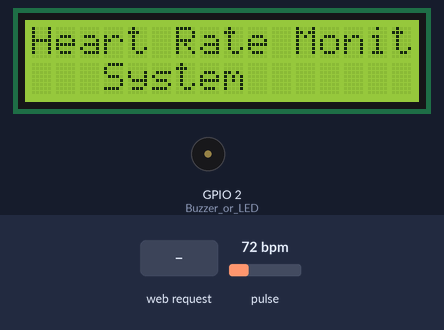
Simulated run of this sketch. Board: ESP32. Shown: 16×2 character LCD, buzzer (waves = sounding, pin HIGH). Inputs (shaded band) come from the test bench; at power-on: pulse 72 bpm. WiFi joins after 1.5 s; servers stay silent unless stated; what the sketch prints to the serial monitor is not drawn.

Above: at 1.1 s.
At 5.7 s:
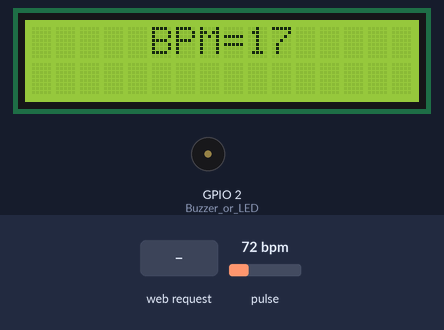
5.8 s: pulse set to 80 bpm
At 6.6 s:
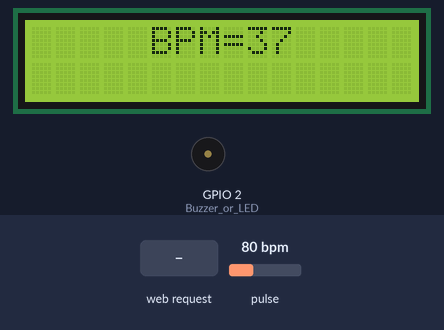
8.4 s: pulse set to 84 bpm
At 10.5 s:
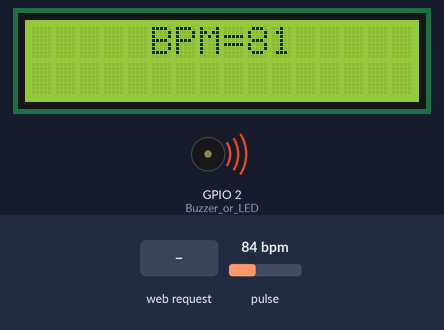
11.4 s: pulse set to 70 bpm
At 12.8 s:
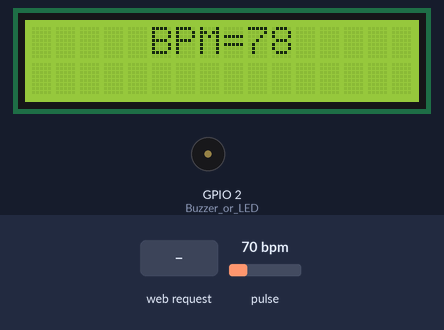
14.4 s: HTTP request GET /High received
Timing chart, 0 to 17.4 s (numbered marks = the images above; inputs shaded):
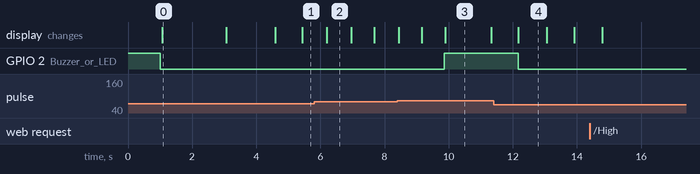

Measured:
- the behaviour switches between 81 and 82 bpm on pulse (found by bisection; images 2 and 3)
- after the input at 8.4 s, GPIO 2 (Buzzer_or_LED): LOW → HIGH after 1.5 s; the display: first differs from a run without the input after 0.77 s (image 3 shows a later state)
- after the input at 11.4 s, GPIO 2 (Buzzer_or_LED): HIGH → LOW after 0.77 s; the display: changes after 0.77 s (image 4)
- what the display in image 0 shows lasts 2.0 s, from 1.1 s to 3.1 s
- what the display in image 2 shows lasts 0.8 s, from 6.2 s to 7.0 s
- what the display in image 3 shows lasts 1.4 s, from 9.9 s to 11.3 s
- what the display in image 4 shows lasts 0.9 s, from 12.2 s to 13.1 s

The sketch:

medicine_reminders_final.ino
```cpp
#include <WiFi.h>
#include <LiquidCrystal.h>
#include <Wire.h>
#include "MAX30105.h"
#include "heartRate.h"

// ====== WiFi Credentials ======
const char* ssid = "iPhone";            // <-- Replace with your WiFi SSID
const char* password = "76207610";    // <-- Replace with your WiFi password

WiFiServer server(80);

// ====== LCD Pins ======
const int rs = 25, en = 26, d4 = 27, d5 = 14, d6 = 12, d7 = 13;
LiquidCrystal lcd(rs, en, d4, d5, d6, d7);

// ====== MAX30102 Sensor Setup ======
MAX30105 particleSensor;
const byte RATE_SIZE = 4;
byte rates[RATE_SIZE];
byte rateSpot = 0;
long lastBeat = 0;
float beatsPerMinute;
int beatAvg;

// ====== Patient Info ======
String statusHR = "Low";
String patientName = "Patient1";
String bedNumber = "1111";

void setup() {
  pinMode(2, OUTPUT); // Buzzer or LED
  digitalWrite(2, HIGH);
  delay(1000);
  digitalWrite(2, LOW);

  Serial.begin(115200);
  lcd.begin(16, 2);
  lcd.setCursor(0, 0);
  lcd.print("Heart Rate Monit");
  lcd.setCursor(0, 1);
  lcd.print("   System");
  delay(2000);
  lcd.clear();
  lcd.setCursor(0, 0);
  lcd.print("BPM=");

  // ====== MAX30102 Initialization ======
  if (!particleSensor.begin(Wire, I2C_SPEED_FAST)) {
    Serial.println("MAX30102 not found. Check wiring/power.");
    while (1);
  }
  particleSensor.setup();
  particleSensor.setPulseAmplitudeRed(0x0A);
  particleSensor.setPulseAmplitudeGreen(0);

  // ====== WiFi Setup ======
  WiFi.begin(ssid, password);
  Serial.print("Connecting to WiFi");
  while (WiFi.status() != WL_CONNECTED) {
    delay(500);
    Serial.print(".");
  }
  Serial.println("\nWiFi connected");
  Serial.print("IP address: ");
  Serial.println(WiFi.localIP());
  server.begin();
}

void loop() {
  long irValue = particleSensor.getIR();

  // ====== Heartbeat Detection ======
  if (checkForBeat(irValue)) {
    long delta = millis() - lastBeat;
    lastBeat = millis();
    beatsPerMinute = 60 / (delta / 1000.0);

    if (beatsPerMinute < 255 && beatsPerMinute > 20) {
      rates[rateSpot++] = (byte)beatsPerMinute;
      rateSpot %= RATE_SIZE;

      beatAvg = 0;
      for (byte x = 0; x < RATE_SIZE; x++) beatAvg += rates[x];
      beatAvg /= RATE_SIZE;
    }
  }

  // ====== LCD Display ======
  lcd.clear();
  lcd.setCursor(0, 0);
  lcd.print("     BPM=");
  lcd.print(beatAvg);

  // ====== Status & Alert ======
  if (beatAvg > 80) {
    digitalWrite(2, HIGH);
    statusHR = "High";
  } else {
    digitalWrite(2, LOW);
    statusHR = "Low";
  }

  if (irValue < 50000) {
    digitalWrite(2, LOW);
    lcd.setCursor(0, 0);
    lcd.print("  No Finger");
    statusHR = "No Finger";
  }

  // ====== Web Server ======
  WiFiClient client = server.available();
  if (client) {
    Serial.println("New Client Connected");
    String currentLine = "";
    while (client.connected()) {
      if (client.available()) {
        char c = client.read();
        if (c == '\n') {
          if (currentLine.length() == 0) {
            // Send HTML
            client.println("HTTP/1.1 200 OK");
            client.println("Content-type:text/html");
            client.println("Connection: close");
            client.println();
            client.println("<!DOCTYPE html><html lang='en'>");
            client.println("<head><meta charset='UTF-8'><meta name='viewport' content='width=device-width, initial-scale=1.0'>");
            client.println("<meta http-equiv='refresh' content='2'>");
            client.println("<title>Heart Rate Monitor</title>");
            client.println("<style>");
            client.println("body { font-family: 'Segoe UI', Tahoma, sans-serif; background: #f9f9f9; margin: 0; padding: 0; }");
            client.println(".card { max-width: 400px; background: #fff; margin: 40px auto; padding: 30px; border-radius: 16px; box-shadow: 0 4px 10px rgba(0,0,0,0.1); text-align: center; }");
            client.println("h1 { margin-bottom: 10px; color: #333; }");
            client.println("p { font-size: 1.1em; margin: 8px 0; }");
            client.println(".status { font-weight: bold; font-size: 1.2rem; padding: 10px 20px; border-radius: 10px; display: inline-block; }");
            client.println(".high { background: #ffcccc; color: #c0392b; }");
            client.println(".low { background: #cce5ff; color: #2c7cd1; }");
            client.println(".nofinger { background: #fff3cd; color: #856404; }");
            client.println("</style></head><body>");
            client.println("<div class='card'>");
            client.println("<h1>Heart Rate Monitor</h1>");
            client.println("<p><strong>Patient:</strong> " + patientName + "</p>");
            client.println("<p><strong>Bed No:</strong> " + bedNumber + "</p>");
            client.println("<p><strong>BPM:</strong> " + String(beatAvg) + "</p>");
// Choose status style
            String statusClass = "low";
            if (statusHR == "High") statusClass = "high";
            else if (statusHR == "No Finger") statusClass = "nofinger";

            client.println("<p class='status " + statusClass + "'>Status: " + statusHR + "</p>");
            client.println("</div></body></html>");
            break;
          } else {
            currentLine = "";
          }
        } else if (c != '\r') {
          currentLine += c;
        }
      }
    }


    client.stop();
    Serial.println("Client Disconnected");
  }
}
```
